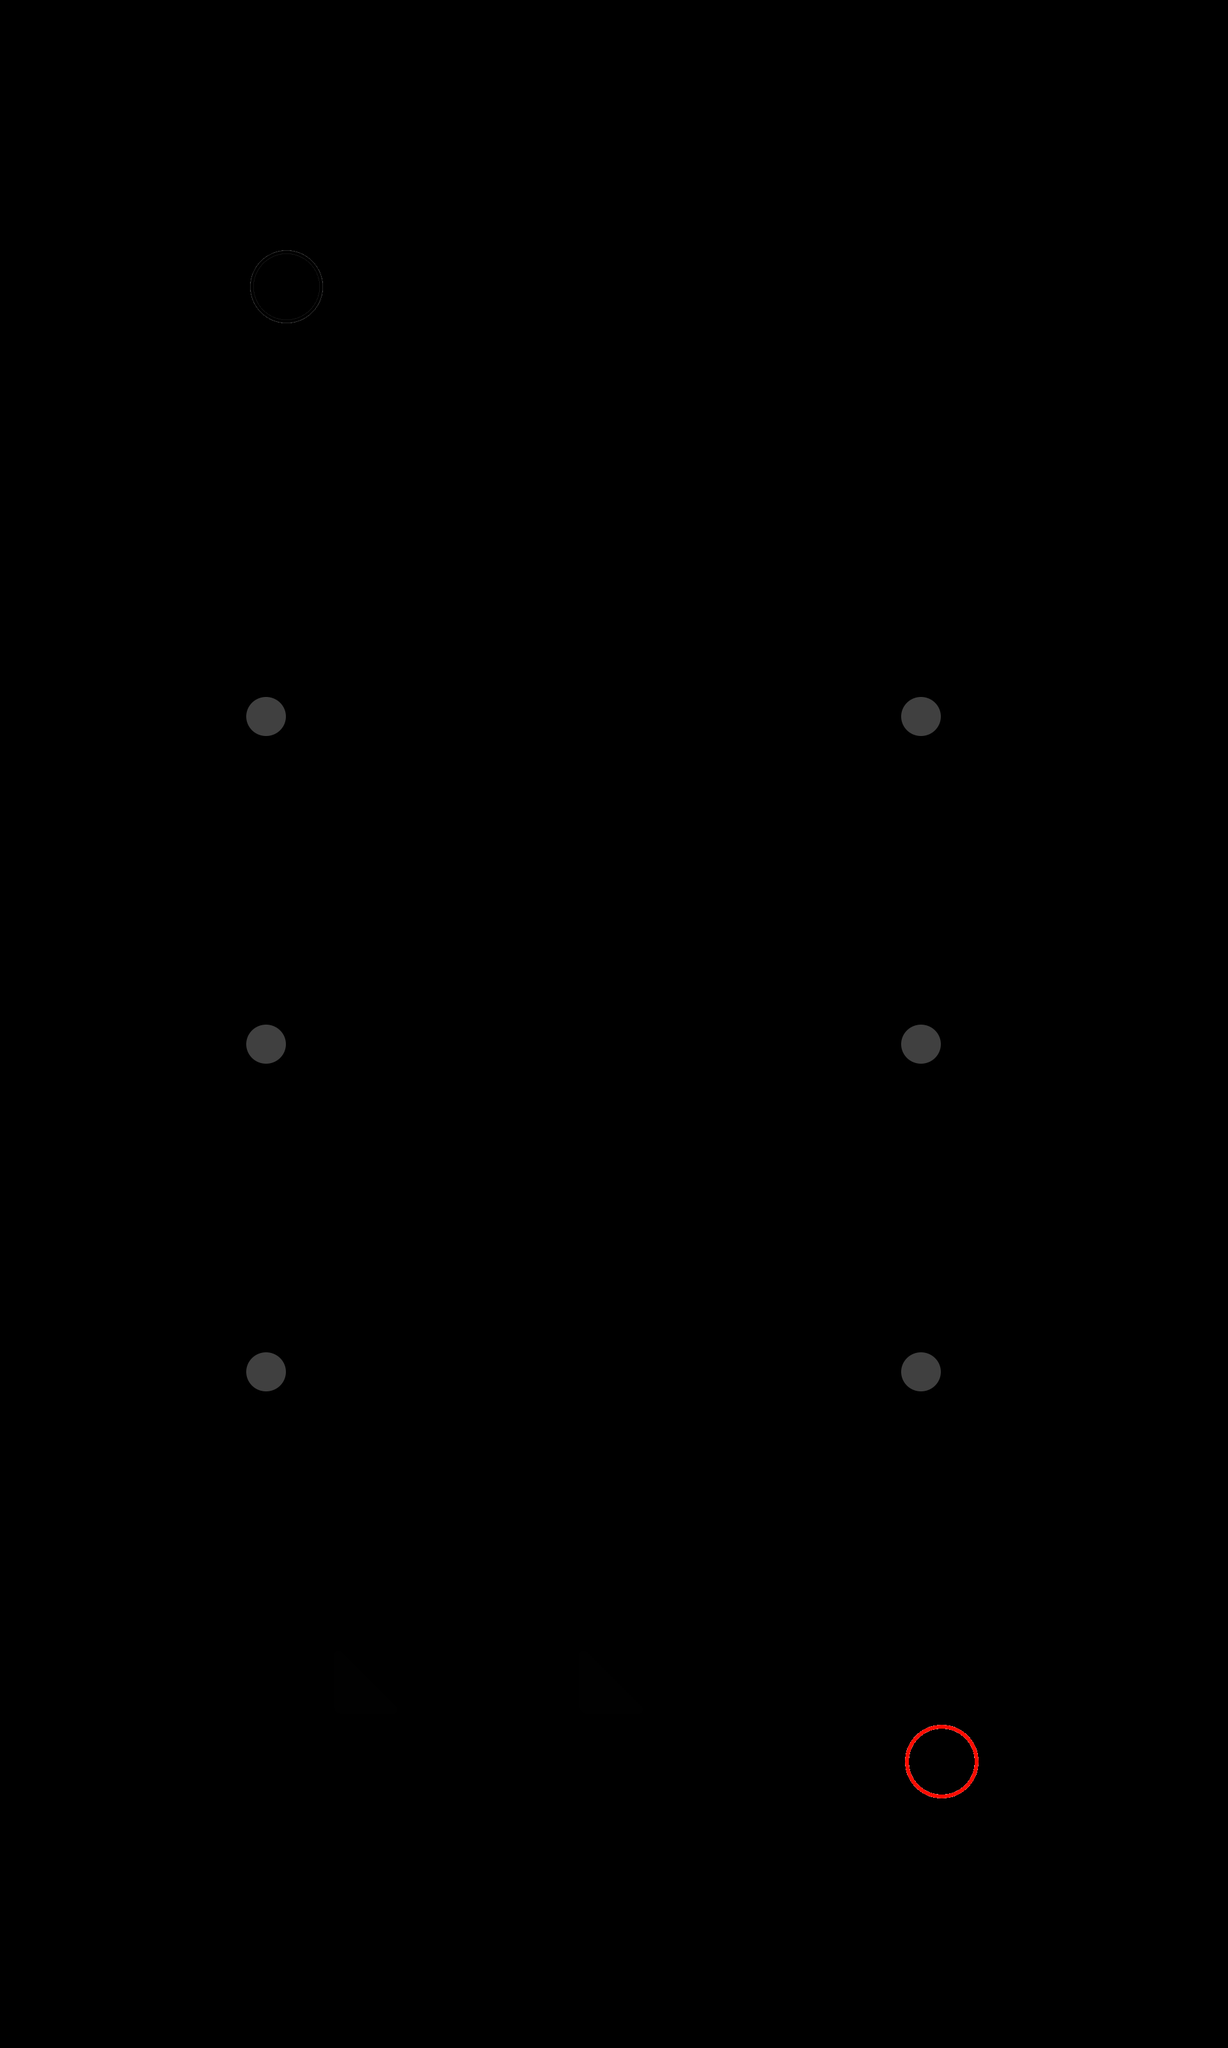

A level layout from a 2D game, rendered from its tile map. Below: a short description, then the map file with tile-grid data replaced by summaries:
An orthogonal 15x25 tile map with 128x128 px tiles, 2 tile layers (tilelayer, settingslayer) and 12 objects.

<map version="1.0" orientation="orthogonal" renderorder="right-down" width="15" height="25" tilewidth="128" tileheight="128" nextobjectid="335">
 <tileset firstgid="1" source="untitled.tsx" />
 <layer name="tilelayer" width="15" height="25">
  <data>[375 cells, 12 non-empty, 5 distinct tile ids]</data>
 </layer>
 <layer name="settingslayer" width="15" height="25">
  <properties>
   <property name="ambientlight" type="float" value="0.95" />
   <property name="scale" type="float" value="2.5" />
  </properties>
  <data>[375 cells, 0 non-empty, 0 distinct tile ids]</data>
 </layer>
 <objectgroup name="mirrors">
  <object id="322" gid="2" x="896" y="2688" width="128" height="128">
   <properties>
    <property name="id" type="int" value="-1" />
   </properties>
  </object>
  <object id="323" gid="2" x="512" y="2688" width="128" height="128">
   <properties>
    <property name="id" type="int" value="-2" />
   </properties>
  </object>
 </objectgroup>
 <objectgroup name="pelletends">
  <object id="324" gid="4" x="384" y="512" width="128" height="128" />
 </objectgroup>
 <objectgroup name="pelletstarts">
  <object id="325" gid="3" x="1408" y="2816" width="128" height="128">
   <properties>
    <property name="firedirections" value="u" />
    <property name="initaldelay" type="float" value="3" />
    <property name="pelletpause" type="float" value="3.5" />
   </properties>
  </object>
 </objectgroup>
 <objectgroup name="trackpoints">
  <object id="327" gid="6" x="1408" y="2176" width="64" height="64">
   <properties>
    <property name="groupcolor" type="color" value="#ff0000c9" />
    <property name="groupnum" type="int" value="0" />
    <property name="id" type="int" value="-3" />
    <property name="linkedid" type="int" value="-1" />
   </properties>
  </object>
  <object id="328" gid="6" x="384" y="2176" width="64" height="64">
   <properties>
    <property name="groupcolor" type="color" value="#ffff0000" />
    <property name="groupnum" type="int" value="1" />
    <property name="id" type="int" value="-4" />
    <property name="linkedid" type="int" value="-2" />
   </properties>
  </object>
  <object id="329" gid="6" x="384" y="1664" width="64" height="64">
   <properties>
    <property name="groupnum" type="int" value="0" />
    <property name="id" type="int" value="-5" />
   </properties>
  </object>
  <object id="330" gid="6" x="1408" y="1664" width="64" height="64">
   <properties>
    <property name="groupnum" type="int" value="1" />
    <property name="id" type="int" value="-6" />
   </properties>
  </object>
  <object id="331" gid="6" x="1408" y="1152" width="64" height="64">
   <properties>
    <property name="groupnum" type="int" value="0" />
    <property name="id" type="int" value="-7" />
   </properties>
  </object>
  <object id="332" gid="6" x="384" y="1152" width="64" height="64">
   <properties>
    <property name="groupnum" type="int" value="1" />
    <property name="id" type="int" value="-8" />
   </properties>
  </object>
 </objectgroup>
 <objectgroup name="blocks">
  <object id="333" gid="1" x="1408" y="1920" width="128" height="128" />
  <object id="334" gid="1" x="384" y="1408" width="128" height="128" />
 </objectgroup>
 <objectgroup name="toggles" />
 <objectgroup name="wallportals" />
</map>
